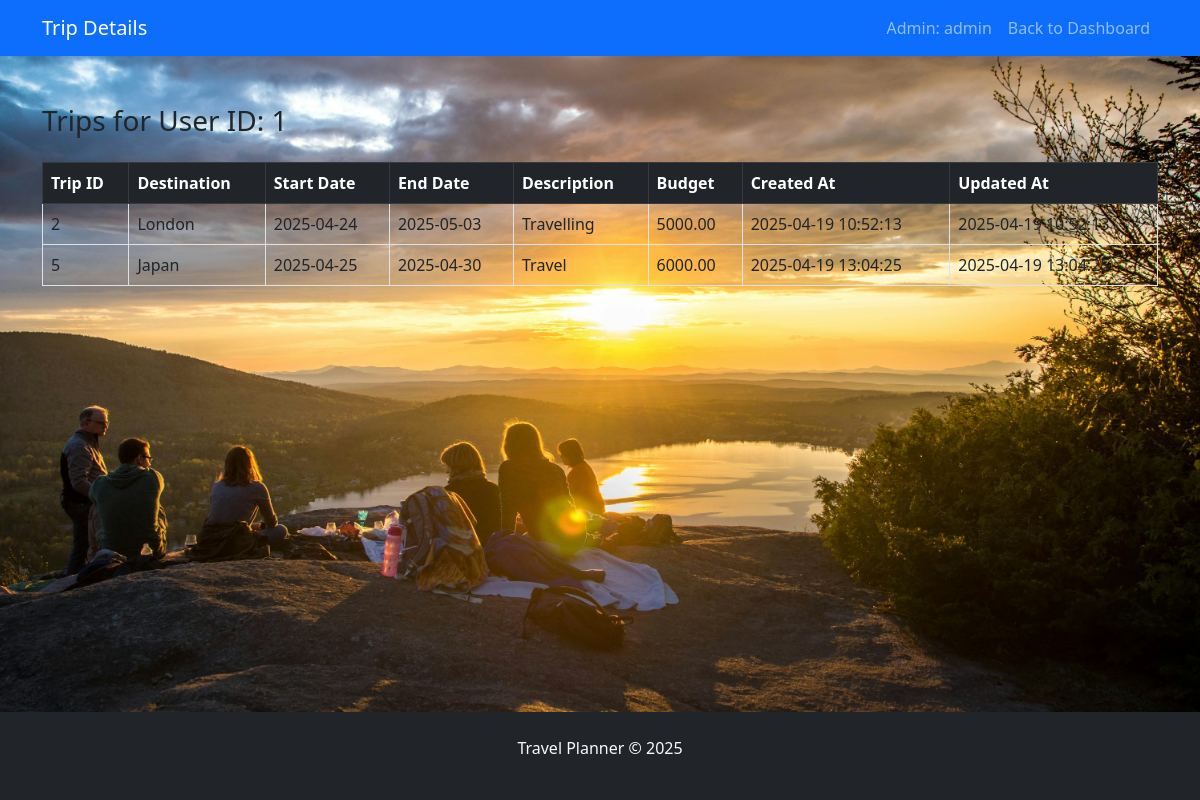
/pages/view_user.php?user_id=1 (signed in), run on the app's committed database.
### tables this page shows
CREATE TABLE `trips` (
  `trip_id` int(11) NOT NULL,
  `user_id` int(11) NOT NULL,
  `destination` varchar(100) NOT NULL,
  `start_date` date NOT NULL,
  `end_date` date NOT NULL,
  `description` text DEFAULT NULL,
  `budget` decimal(10,2) DEFAULT NULL,
  `created_at` timestamp NULL DEFAULT current_timestamp(),
  `updated_at` timestamp NULL DEFAULT current_timestamp() ON UPDATE current_timestamp()
);

### pages/view_user.php (the view, shortened to what this page needs)
<?php
require_once "../db/connect.php";
$userId = $_GET['user_id'];
try {
    $stmt = $conn->prepare("SELECT * FROM trips WHERE user_id = :user_id");
    $stmt->bindParam(":user_id", $userId, PDO::PARAM_INT);
    $stmt->execute();
    $trips = $stmt->fetchAll();
} catch (PDOException $e) {
    die("Error fetching trips: " . $e->getMessage());
}
?>
<!DOCTYPE html>
<html lang="en">
<head>
    <link rel="stylesheet" href="https://cdn.jsdelivr.net/npm/bootstrap@5.2.3/dist/css/bootstrap.min.css">
</head>
<body>
<nav class="navbar navbar-expand-lg navbar-dark bg-primary">
    <div class="container">
        <a class="navbar-brand" href="#">Trip Details</a>
        <div class="collapse navbar-collapse">
            <ul class="navbar-nav ms-auto">
                <li class="nav-item">
                    <span class="nav-link">Admin: <?php echo htmlspecialchars($_SESSION['username']); ?></span>
                </li>
                <li class="nav-item">
                    <a class="nav-link" href="admin_dashboard.php">Back to Dashboard</a>
                </li>
            </ul>
        </div>
    </div>
</nav>
<main class="container mt-5 mb-5">
    <h3 class="mb-4">Trips for User ID: <?php echo htmlspecialchars($userId); ?></h3>
    <?php if (count($trips) > 0): ?>
        <div class="table-responsive">
            <table class="table table-bordered table-hover">
                <thead class="table-dark">
                    <tr>
                        <th>Trip ID</th>
                        <th>Destination</th>
                        <th>Start Date</th>
                        <th>End Date</th>
                        <th>Description</th>
                        <th>Budget</th>
                        <th>Created At</th>
                        <th>Updated At</th>
                    </tr>
                </thead>
                <tbody>
                    <?php foreach ($trips as $trip): ?>
                        <tr>
                            <td><?php echo htmlspecialchars($trip['trip_id']); ?></td>
                            <td><?php echo htmlspecialchars($trip['destination']); ?></td>
                            <td><?php echo htmlspecialchars($trip['start_date']); ?></td>
                            <td><?php echo htmlspecialchars($trip['end_date']); ?></td>
                            <td><?php echo htmlspecialchars($trip['description']); ?></td>
                            <td><?php echo htmlspecialchars($trip['budget']); ?></td>
                            <td><?php echo htmlspecialchars($trip['created_at']); ?></td>
                            <td><?php echo htmlspecialchars($trip['updated_at']); ?></td>
                        </tr>
                    <?php endforeach; ?>
                </tbody>
            </table>
        </div>
    <?php else: ?>
        <div class="alert alert-info">No trips found for this user.</div>
    <?php endif; ?>
</main>
<footer class="bg-dark text-light py-4">
    <div class="container text-center">
        <p>Travel Planner &copy; 2025</p>
    </div>
</footer>
</body>
</html>

### pages/view_user.php (style rules this page uses)
html, body { height: 100%; }
body { display: flex; flex-direction: column; background-image: url('../images/bg1.jpg'); background-size: cover; background-position: center; background-repeat: no-repeat; }
main { flex: 1; }
footer { position: fixed; bottom: 0; width: 100%; }

### data on the page
trips: trip_id "2", destination "London", start_date "2025-04-24", end_date "2025-05-03", description "Travelling", budget "5000.00", created_at "2025-04-19 10:52:13", updated_at "2025-04-19 10:52:13"
trips: trip_id "5", destination "Japan", start_date "2025-04-25", end_date "2025-04-30", description "Travel", budget "6000.00", created_at "2025-04-19 13:04:25", updated_at "2025-04-19 13:04:25"

### other printed values
$_SESSION['username'] "admin"
$userId "1"
